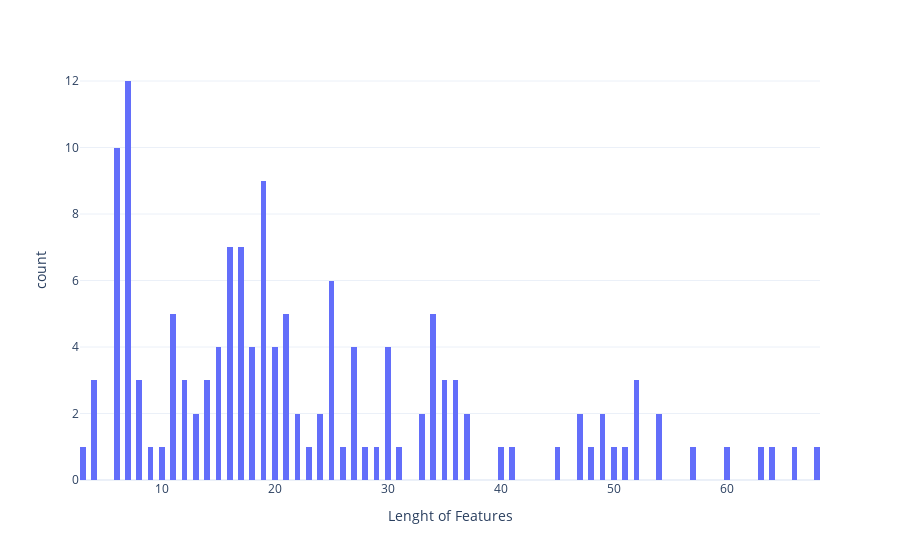

The notebook cell this image was saved under:
### Markdown cell above
## Feature Length Distribution 
<a id="3.4.2"></a>

### Code cell
all_feat = []
all_feat_len = []
for notes in features['feature_text']:
    all_feat.append(notes)
    all_feat_len.append(len(notes))
print("Average length of Features - ",np.mean(all_feat_len))
fig = px.histogram(x = all_feat_len,nbins = 200)
fig.update_layout(template="plotly_white")
fig.update_xaxes(title = "Lenght of Features")
fig.show()

### Figure 1 — Plotly figure (JSON) as saved in the notebook; plotly's stock layout.template omitted (floating-point values rounded to 4 significant figures; data arrays with more than 128 entries replaced by an {"elided": "..."} marker saying what was removed)
{"data": [{"alignmentgroup": "True", "bingroup": "x", "hovertemplate": "x=%{x}<br>count=%{y}<extra></extra>", "legendgroup": "", "marker": {"color": "#636efa", "pattern": {"shape": ""}}, "name": "", "nbinsx": 200, "offsetgroup": "", "orientation": "v", "showlegend": false, "type": "histogram", "x": {"elided": "143 int values"}, "xaxis": "x", "yaxis": "y"}], "layout": {"autosize": true, "barmode": "relative", "legend": {"tracegroupgap": 0}, "margin": {"t": 60}, "xaxis": {"anchor": "y", "autorange": true, "domain": [0, 1], "range": [2.75, 68.25], "title": {"text": "Lenght of Features"}, "type": "linear"}, "yaxis": {"anchor": "x", "autorange": true, "domain": [0, 1], "range": [0, 12.63], "title": {"text": "count"}}}}
